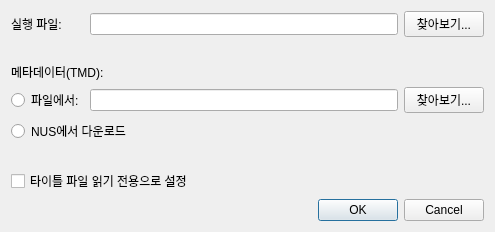
<?xml version="1.0" encoding="UTF-8"?>
<ui version="4.0">
 <class>TitleImportDialog</class>
 <widget class="QDialog" name="TitleImportDialog">
  <property name="geometry">
   <rect>
    <x>0</x>
    <y>0</y>
    <width>495</width>
    <height>202</height>
   </rect>
  </property>
  <property name="sizePolicy">
   <sizepolicy hsizetype="Fixed" vsizetype="Fixed">
    <horstretch>0</horstretch>
    <verstretch>0</verstretch>
   </sizepolicy>
  </property>
  <property name="windowTitle">
   <string>타이틀 가져오기 - melonDS</string>
  </property>
  <layout class="QGridLayout" name="gridLayout">
   <item row="3" column="2">
    <widget class="QPushButton" name="btnTmdBrowse">
     <property name="text">
      <string>찾아보기...</string>
     </property>
    </widget>
   </item>
   <item row="4" column="0" colspan="3">
    <widget class="QRadioButton" name="rbTmdFromNUS">
     <property name="text">
      <string>NUS에서 다운로드</string>
     </property>
    </widget>
   </item>
   <item row="2" column="0" colspan="3">
    <widget class="QLabel" name="label_2">
     <property name="text">
      <string>메타데이터(TMD):</string>
     </property>
    </widget>
   </item>
   <item row="3" column="0">
    <widget class="QRadioButton" name="rbTmdFromFile">
     <property name="text">
      <string>파일에서:</string>
     </property>
    </widget>
   </item>
   <item row="0" column="1">
    <widget class="QLineEdit" name="txtAppFile"/>
   </item>
   <item row="7" column="0" colspan="3">
    <widget class="QDialogButtonBox" name="buttonBox">
     <property name="orientation">
      <enum>Qt::Horizontal</enum>
     </property>
     <property name="standardButtons">
      <set>QDialogButtonBox::Cancel|QDialogButtonBox::Ok</set>
     </property>
    </widget>
   </item>
   <item row="1" column="0" colspan="3">
    <widget class="QLabel" name="label_4">
     <property name="text">
      <string/>
     </property>
    </widget>
   </item>
   <item row="0" column="0">
    <widget class="QLabel" name="label">
     <property name="text">
      <string>실행 파일:</string>
     </property>
    </widget>
   </item>
   <item row="5" column="0" colspan="3">
    <widget class="QLabel" name="label_3">
     <property name="text">
      <string/>
     </property>
    </widget>
   </item>
   <item row="3" column="1">
    <widget class="QLineEdit" name="txtTmdFile"/>
   </item>
   <item row="0" column="2">
    <widget class="QPushButton" name="btnAppBrowse">
     <property name="text">
      <string>찾아보기...</string>
     </property>
    </widget>
   </item>
   <item row="6" column="0" colspan="3">
    <widget class="QCheckBox" name="cbReadOnly">
     <property name="whatsThis">
      <string>&lt;html&gt;&lt;head/&gt;&lt;body&gt;&lt;p&gt;Makes the title executable and TMD read-only. Prevents DSi system utilities from deleting them.&lt;/p&gt;&lt;/body&gt;&lt;/html&gt;</string>
     </property>
     <property name="text">
      <string>타이틀 파일 읽기 전용으로 설정</string>
     </property>
    </widget>
   </item>
  </layout>
 </widget>
 <tabstops>
  <tabstop>txtAppFile</tabstop>
  <tabstop>btnAppBrowse</tabstop>
  <tabstop>rbTmdFromFile</tabstop>
  <tabstop>txtTmdFile</tabstop>
  <tabstop>btnTmdBrowse</tabstop>
  <tabstop>rbTmdFromNUS</tabstop>
  <tabstop>cbReadOnly</tabstop>
 </tabstops>
 <resources/>
 <connections>
  <connection>
   <sender>buttonBox</sender>
   <signal>accepted()</signal>
   <receiver>TitleImportDialog</receiver>
   <slot>accept()</slot>
   <hints>
    <hint type="sourcelabel">
     <x>248</x>
     <y>254</y>
    </hint>
    <hint type="destinationlabel">
     <x>157</x>
     <y>274</y>
    </hint>
   </hints>
  </connection>
  <connection>
   <sender>buttonBox</sender>
   <signal>rejected()</signal>
   <receiver>TitleImportDialog</receiver>
   <slot>reject()</slot>
   <hints>
    <hint type="sourcelabel">
     <x>316</x>
     <y>260</y>
    </hint>
    <hint type="destinationlabel">
     <x>286</x>
     <y>274</y>
    </hint>
   </hints>
  </connection>
 </connections>
</ui>
